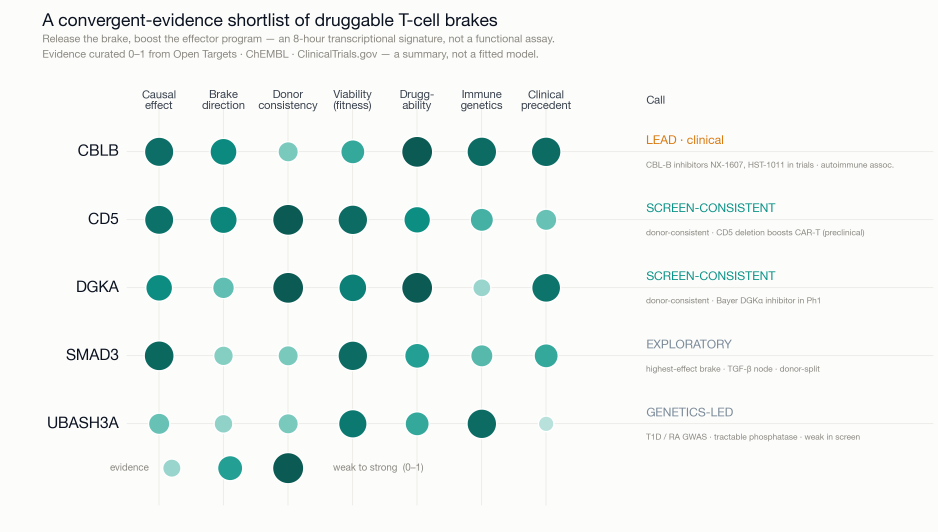
#> input picture deliverables/figures/target_matrix.png, 2814 x 1596 px (shown at 1/3 size)
$ python figure_onepager.py
#> lines starting #> are read from the running program, lines starting #| are printed output that depends on the picture
### pipeline/figstyle.py
"""figstyle.py — the shared BRAKEPOINT *dark* visual language for every data figure.

All four figure scripts (`figure_significance`, `figure_targets`, `figure_evidence`,
`figure_causal_map`) import this module so the whole set reads as one premium, dark,
glowing system — the same language as the animated video's ``MapScene`` and the dark
landing page (`deliverables/_remotion/src/theme.ts`).

What it provides
----------------
* ``PALETTE`` / named colour constants (near-black teal background, teal machinery,
  amber candidates, ink/body/muted text, hairlines).
* :func:`apply_rc` — one call to set every rcParam (fonts, spines, ticks, faint grid,
  dark save background).
* :func:`dark_figure` — a figure+axes with the subtle radial glow already painted and a
  transparent plotting axes so the glow shows through.
* :func:`radial_glow` — paints the teal(upper-left)/amber(upper-right) glow on any figure.
* marker helpers (:func:`marker`, :func:`bulk_cloud`) and :func:`title_block`.

Fonts
-----
Tries to register **Space Grotesk** (display/titles) and **Plus Jakarta Sans** (body).
If they are not on the system they are downloaded from the Google Fonts repo and static
weights are instantiated with fontTools. Any failure (offline, missing fontTools, …)
degrades silently to **DejaVu Sans** — this module never raises on import.
"""
from __future__ import annotations

import urllib.request
from pathlib import Path
from typing import Iterable, Sequence

import matplotlib

matplotlib.use("Agg")
import matplotlib.font_manager as fm  # noqa: E402
import matplotlib.pyplot as plt  # noqa: E402
import numpy as np  # noqa: E402
from matplotlib.patches import Rectangle  # noqa: E402

# ---------------------------------------------------------------------------
# palette  (mirrors deliverables/_remotion/src/theme.ts)
# ---------------------------------------------------------------------------
BG = "#0a1211"        # near-black teal page background
BG_PANEL = "#0c1614"  # slightly lifted panel fill (callout boxes)
INK = "#ffffff"       # titles
BODY = "#dbe7e3"      # body text
MUTED = "#8fa39d"     # subtitles / muted annotation

TEAL = "#2fd6bf"      # bright teal (accents)
TEAL_MID = "#0d9488"  # machinery / TCR marker fill
TEAL_DK = "#0b6b62"   # machinery deep / label ink
AMBER = "#f4b062"     # bright amber (accents)
AMBER_MID = "#d97a12" # candidate-brake marker fill
AMBER_DK = "#a85c08"  # candidate deep / label ink

BULK = "#6b7a76"      # faint gray bulk cloud
SPINE = "#3a4642"     # thin muted spines / ticks
HAIRLINE = (1.0, 1.0, 1.0, 0.10)  # rgba(255,255,255,0.10)
GRIDLINE = (1.0, 1.0, 1.0, 0.05)  # faint gridlines

# quadrant / band washes
AMBER_WASH = 0.06     # "enhance / positive" region
TEAL_WASH = 0.07      # "impair / negative" region
BULK_ALPHA = 0.28

PALETTE = {
    "bg": BG, "bg_panel": BG_PANEL, "ink": INK, "body": BODY, "muted": MUTED,
    "teal": TEAL, "teal_mid": TEAL_MID, "teal_dk": TEAL_DK,
    "amber": AMBER, "amber_mid": AMBER_MID, "amber_dk": AMBER_DK,
    "bulk": BULK, "spine": SPINE,
}

# ---------------------------------------------------------------------------
# fonts
# ---------------------------------------------------------------------------
_FONT_DIR = Path(__file__).resolve().parent / "_fonts"
_VAR_SOURCES = {
    "Space Grotesk":
        "https://raw.githubusercontent.com/google/fonts/main/ofl/spacegrotesk/SpaceGrotesk%5Bwght%5D.ttf",
    "Plus Jakarta Sans":
        "https://raw.githubusercontent.com/google/fonts/main/ofl/plusjakartasans/PlusJakartaSans%5Bwght%5D.ttf",
}
# RIBBI-safe weights: 400 (Regular) + 700 (Bold) both stay under the base family
# name, so matplotlib weight matching (normal/bold) works within one family.
_WEIGHTS = (400, 700)

DISP = "DejaVu Sans"  # display family (overwritten by _ensure_fonts on success)
SANS = "DejaVu Sans"  # body family


def _download(url: str, dest: Path) -> None:
    req = urllib.request.Request(url, headers={"User-Agent": "Mozilla/5.0 (figstyle)"})
    with urllib.request.urlopen(req, timeout=30) as r:  # noqa: S310 (trusted host)
        data = r.read()
    dest.write_bytes(data)


def _ensure_fonts() -> tuple[str, str]:
    """Register Space Grotesk + Plus Jakarta Sans; return (display, body) family
    names. Falls back to ('DejaVu Sans', 'DejaVu Sans') on any failure."""
    installed = {f.name for f in fm.fontManager.ttflist}
    if "Space Grotesk" in installed and "Plus Jakarta Sans" in installed:
        return "Space Grotesk", "Plus Jakarta Sans"
    try:
        from fontTools.ttLib import TTFont
        from fontTools.varLib.instancer import instantiateVariableFont

        _FONT_DIR.mkdir(parents=True, exist_ok=True)
        for fam, url in _VAR_SOURCES.items():
            slug = fam.replace(" ", "")
            var_path = _FONT_DIR / f"{slug}-var.ttf"
            if not var_path.exists():
                _download(url, var_path)
            for w in _WEIGHTS:
                static_path = _FONT_DIR / f"{slug}-{w}.ttf"
                if not static_path.exists():
                    f = TTFont(str(var_path))
                    instantiateVariableFont(f, {"wght": w}, inplace=True,
                                            updateFontNames=True)
                    try:
                        f["OS/2"].usWeightClass = w
                    except Exception:
                        pass
                    f.save(str(static_path))
                    f.close()
                fm.fontManager.addfont(str(static_path))
        names = {f.name for f in fm.fontManager.ttflist}
        disp = "Space Grotesk" if "Space Grotesk" in names else "DejaVu Sans"
        body = "Plus Jakarta Sans" if "Plus Jakarta Sans" in names else "DejaVu Sans"
        return disp, body
    except Exception as exc:  # pragma: no cover - network/env dependent
        print(f"[figstyle] font setup failed ({exc!r}); using DejaVu Sans")
        return "DejaVu Sans", "DejaVu Sans"


# ---------------------------------------------------------------------------
# rcParams
# ---------------------------------------------------------------------------
def apply_rc() -> None:
    """Install the dark rcParams. Idempotent; safe to call from every script."""
    global DISP, SANS
    DISP, SANS = _ensure_fonts()
    # Use an EXPLICIT concrete-name family list (not the generic "sans-serif")
    # so matplotlib's per-glyph fallback traverses it and reaches DejaVu Sans for
    # glyphs the brand fonts lack (α, β, ⁺, …) instead of drawing a tofu box.
    plt.rcParams.update({
        "font.family": [SANS, "DejaVu Sans"],
        "font.sans-serif": [SANS, DISP, "DejaVu Sans"],
        "svg.fonttype": "none",
        "figure.facecolor": BG,
        "savefig.facecolor": BG,
        "axes.facecolor": "none",     # transparent so the glow shows through
        "axes.edgecolor": SPINE,
        "axes.labelcolor": BODY,
        "text.color": BODY,
        "xtick.color": MUTED,
        "ytick.color": MUTED,
        "xtick.labelcolor": MUTED,
        "ytick.labelcolor": MUTED,
        "axes.linewidth": 1.0,
        "grid.color": "#ffffff",
        "grid.alpha": 0.05,
        "grid.linewidth": 0.8,
        "legend.frameon": True,
        "legend.framealpha": 0.0,
    })


# ---------------------------------------------------------------------------
# radial glow background
# ---------------------------------------------------------------------------
def _blob(res: int, cx: float, cy: float, rad: float, rgb: tuple[int, int, int],
          amax: float) -> np.ndarray:
    """RGBA image (origin='upper') with a soft radial alpha falloff centred at
    (cx, cy) in figure-fraction coords (y measured from the TOP)."""
    yy, xx = np.mgrid[0:res, 0:res] / float(res - 1)
    d = np.sqrt((xx - cx) ** 2 + (yy - cy) ** 2)
    a = np.clip(1.0 - d / rad, 0.0, 1.0) ** 2 * amax
    img = np.zeros((res, res, 4), dtype=float)
    img[..., 0] = rgb[0] / 255.0
    img[..., 1] = rgb[1] / 255.0
    img[..., 2] = rgb[2] / 255.0
    img[..., 3] = a
    return img


def radial_glow(fig, teal_a: float = 0.10, amber_a: float = 0.06,
                res: int = 420) -> None:
    """Paint the subtle teal(upper-left)/amber(upper-right) glow behind everything."""
    bg = fig.add_axes([0, 0, 1, 1], zorder=-100)
    bg.set_xlim(0, 1)
    bg.set_ylim(0, 1)
    bg.axis("off")
    bg.add_patch(Rectangle((0, 0), 1, 1, color=BG, zorder=-101))
    bg.imshow(_blob(res, 0.10, 0.12, 0.85, (13, 148, 136), teal_a),
              extent=[0, 1, 0, 1], origin="upper", zorder=-100,
              interpolation="bilinear", aspect="auto")
    bg.imshow(_blob(res, 0.90, 0.10, 0.80, (217, 122, 18), amber_a),
              extent=[0, 1, 0, 1], origin="upper", zorder=-100,
              interpolation="bilinear", aspect="auto")


# [77 lines left out: functions dark_figure, style_axes, marker, bulk_cloud, panel_box, title_block, not called in this run]


__all__ = [
    "PALETTE", "BG", "BG_PANEL", "INK", "BODY", "MUTED", "TEAL", "TEAL_MID",
    "TEAL_DK", "AMBER", "AMBER_MID", "AMBER_DK", "BULK", "SPINE", "HAIRLINE",
    "GRIDLINE", "AMBER_WASH", "TEAL_WASH", "BULK_ALPHA", "DISP", "SANS",
    "apply_rc", "radial_glow", "dark_figure", "style_axes", "marker",
    "bulk_cloud", "panel_box", "title_block",
]

### pipeline/figure_onepager.py
"""figure_onepager.py — the BRAKEPOINT one-pager summary poster (DARK premium style).

A tall portrait poster that composites the already-regenerated DARK sub-figures
(`target_matrix.png` — the convergent-evidence centerpiece — and
`donor_consistency.png` — the donor scatter) and wraps them in the shared
BRAKEPOINT visual language from :mod:`figstyle` (near-black teal background,
teal/amber palette, Space Grotesk / Plus Jakarta Sans with DejaVu fallback,
subtle radial glow).

We do NOT re-plot any data here: the panels are the exact standalone figures, so
the poster stays in lock-step with the rest of the figure set. Everything else is
type + honest framing that mirrors the live landing page (`deliverables/index.html`)
and the written summary (`deliverables/summary.md`).

Run:  python3 figure_onepager.py
Outputs: ../deliverables/figures/brakepoint_onepager.{png,svg}
"""
from __future__ import annotations

from pathlib import Path

from matplotlib.patches import FancyBboxPatch

import figstyle

# ---------------------------------------------------------------------------
# canvas
# ---------------------------------------------------------------------------
W_IN, H_IN, DPI = 16.0, 26.4, 200          # -> 3200 x 5280 px portrait poster
ASPECT = W_IN / H_IN                        # inches width / height

XL, XR = 0.045, 0.955                       # content left / right (figure frac)
CW = XR - XL


def _stacks():
    disp = [figstyle.DISP, figstyle.SANS, "DejaVu Sans"]
    sans = [figstyle.SANS, "DejaVu Sans"]
    return disp, sans


# ---------------------------------------------------------------------------
# helpers (all coords are "T from top" in figure fraction; y_mpl = 1 - T)
# ---------------------------------------------------------------------------
def _card(ax, x, T_top, w, h, *, fill=figstyle.BG_PANEL, ec=figstyle.HAIRLINE,
          lw=1.4, radius=0.010, z=2):
    """Rounded card on the given (data 0..1) axes; T_top is distance from top."""
    b = 1.0 - T_top - h
    box = FancyBboxPatch(
        (x, b), w, h,
        boxstyle=f"round,pad=0,rounding_size={radius}",
        fc=fill, ec=ec, lw=lw, zorder=z, mutation_aspect=ASPECT,
    )
    ax.add_patch(box)


def _text(ax, x, T, s, size, color, family, *, weight="normal", ha="left",
          va="top", z=25, alpha=1.0, spacing=1.05):
    return ax.text(x, 1.0 - T, s, fontsize=size, color=color, family=family,
                   fontweight=weight, ha=ha, va=va, zorder=z, alpha=alpha,
                   linespacing=spacing)


def _rich(fig, ax, x, T, segments, size, family, *, weight="normal", va="top", z=25):
    """Left-aligned run of coloured (text, colour) segments, measured with the
    Agg renderer so the words butt up cleanly regardless of font."""
    r = fig.canvas.get_renderer()
    Wpx = fig.get_size_inches()[0] * fig.dpi
    cur = x
    y = 1.0 - T
    for text, color in segments:
        t = ax.text(cur, y, text, fontsize=size, color=color, family=family,
                    fontweight=weight, ha="left", va=va, zorder=z)
        cur += t.get_window_extent(renderer=r).width / Wpx
    return cur


def _place_image(fig, back_ax, path, x, T_top, w, *, z=6, pad=0.006,
                 card_fill=figstyle.BG):
    """Composite a sub-figure PNG at (x, T_top) with width `w`; height is derived
    to preserve the image's aspect ratio (no distortion). A hairline card frames
    it. Returns the bottom edge (T from top) of the framed card."""
    img = figstyle.plt.imread(str(path))
    ih, iw = img.shape[0], img.shape[1]
    h = w * ASPECT * (ih / iw)              # frac height that preserves aspect
    _card(back_ax, x - pad, T_top - pad, w + 2 * pad, h + 2 * pad,
          fill=card_fill, z=3)
    b = 1.0 - T_top - h
    imax = fig.add_axes([x, b, w, h], zorder=z)
    imax.imshow(img, aspect="auto", interpolation="lanczos")
    imax.axis("off")
    return T_top + h + pad


def _dot(ax, x, T, color, *, size=90, z=26):
    ax.scatter([x], [1.0 - T], s=size, c=color, edgecolors="white",
               linewidths=1.4, zorder=z)


# ---------------------------------------------------------------------------
# build
# ---------------------------------------------------------------------------
def build(out_png: str, out_svg: str) -> None:
    figstyle.apply_rc()
#> (the call stopped at in _download, `with urllib.request.urlopen(req, timeout=30) as r:`: the network is not available in this run)
    disp, sans = _stacks()

    fig = figstyle.plt.figure(figsize=(W_IN, H_IN), dpi=DPI)
    fig.patch.set_facecolor(figstyle.BG)
    figstyle.radial_glow(fig, teal_a=0.13, amber_a=0.09)

    # back layer (cards, dividers) below composited images
    back = fig.add_axes([0, 0, 1, 1], zorder=2)
    back.set_xlim(0, 1); back.set_ylim(0, 1); back.axis("off")
    # front layer (all type) above everything
    front = fig.add_axes([0, 0, 1, 1], zorder=25)
    front.set_xlim(0, 1); front.set_ylim(0, 1); front.axis("off")

    figs_dir = Path(out_png).resolve().parent

    # ---- header / eyebrow -------------------------------------------------
    _rich(fig, front, XL, 0.020,
          [("B R A K E P O I N T", figstyle.TEAL),
           ("   ·   Built with Claude · Life Sciences (research track)", figstyle.MUTED)],
          15.5, disp, weight="bold")
    _text(front, XR, 0.020, "Public CD4⁺ T-cell CRISPRi screen · Marson + Pritchard",
          15.5, figstyle.MUTED, sans, ha="right")

    # ---- hero headline ----------------------------------------------------
    hl_size, hl_dt, hl0 = 52, 0.0290, 0.055
    _rich(fig, front, XL, hl0,
          [("A genome-scale ", figstyle.INK),
           ("discovery", figstyle.AMBER)],
          hl_size, disp, weight="bold")
    _rich(fig, front, XL, hl0 + hl_dt,
          [("engine", figstyle.AMBER),
           (" for next-generation", figstyle.INK)],
          hl_size, disp, weight="bold")
    _text(front, XL, hl0 + 2 * hl_dt, "cancer-immunotherapy targets.",
          hl_size, figstyle.INK, disp, weight="bold")

    # brake-metaphor subline
    _rich(fig, front, XL, hl0 + 3 * hl_dt + 0.008,
          [("Immunotherapy works by cutting the ", figstyle.BODY),
           ("brakes", figstyle.AMBER),
           (" off a T cell — Brakepoint hunts the rest.", figstyle.BODY)],
          19.5, sans)

    # ---- sub-lead (bold sell) ---------------------------------------------
    lead_T, lead_dt, ls = 0.180, 0.0145, 15.5
    _rich(fig, front, XL, lead_T,
          [("Brakepoint reads ", figstyle.BODY),
           ("2.6M", figstyle.INK),
           (" human T cells and ", figstyle.BODY),
           ("12,449", figstyle.INK),
           (" gene shutoffs as one experiment.", figstyle.BODY)], ls, sans)
    _text(front, XL, lead_T + lead_dt,
          "It scores each shutoff by impact and direction — a stronger or weaker T cell —",
          ls, figstyle.BODY, sans)
    _text(front, XL, lead_T + 2 * lead_dt,
          "splitting real drug targets from the machinery a cell needs to survive.",
          ls, figstyle.BODY, sans)
    _rich(fig, front, XL, lead_T + 3 * lead_dt,
          [("With zero prior hints it rediscovered ", figstyle.BODY),
           ("CBLB", figstyle.AMBER),
           (" — then surfaced four more candidates.", figstyle.BODY)], ls, sans)

    # ---- stat tiles -------------------------------------------------------
    tiles = [
        ("2.6M", "single human T cells, read at once", figstyle.INK),
        ("12,449", "gene shutoffs across the genome", figstyle.INK),
        ("CBLB", "rediscovered blind, from raw data", figstyle.AMBER),
    ]
    tile_T, tile_h, tgap = 0.252, 0.056, 0.018
    tile_w = (CW - 2 * tgap) / 3.0
    for i, (num, lab, ncol) in enumerate(tiles):
        tx = XL + i * (tile_w + tgap)
        _card(back, tx, tile_T, tile_w, tile_h, z=3)
        _text(front, tx + 0.016, tile_T + 0.011, num, 34, ncol, disp, weight="bold")
        _text(front, tx + 0.016, tile_T + tile_h - 0.010, lab, 13.5,
              figstyle.MUTED, sans, va="bottom", spacing=1.15)

    # ---- centerpiece: convergent-evidence matrix --------------------------
    mat_bot = _place_image(fig, back, figs_dir / "target_matrix.png",
                           XL, 0.330, CW, z=6)
#> in _place_image, img is the input picture: shape (1596, 2814, 4) float32; mean R, G, B, A 0.954, 0.969, 0.966, 1
#> mat_bot = 0.649

    # ---- bottom row: CBLB lead panel (left) + donor scatter (right) -------
    row_T = mat_bot + 0.026
#> row_T = 0.675
    donor_w = 0.395
    donor_x = XR - donor_w
    donor_bot = _place_image(fig, back, figs_dir / "donor_consistency.png",
                             donor_x, row_T, donor_w, z=6)
#> call 2 of _place_image, with x = 0.56, T_top = 0.675, w = 0.395, z = 6, pad = 0.006, card_fill = '#0a1211'
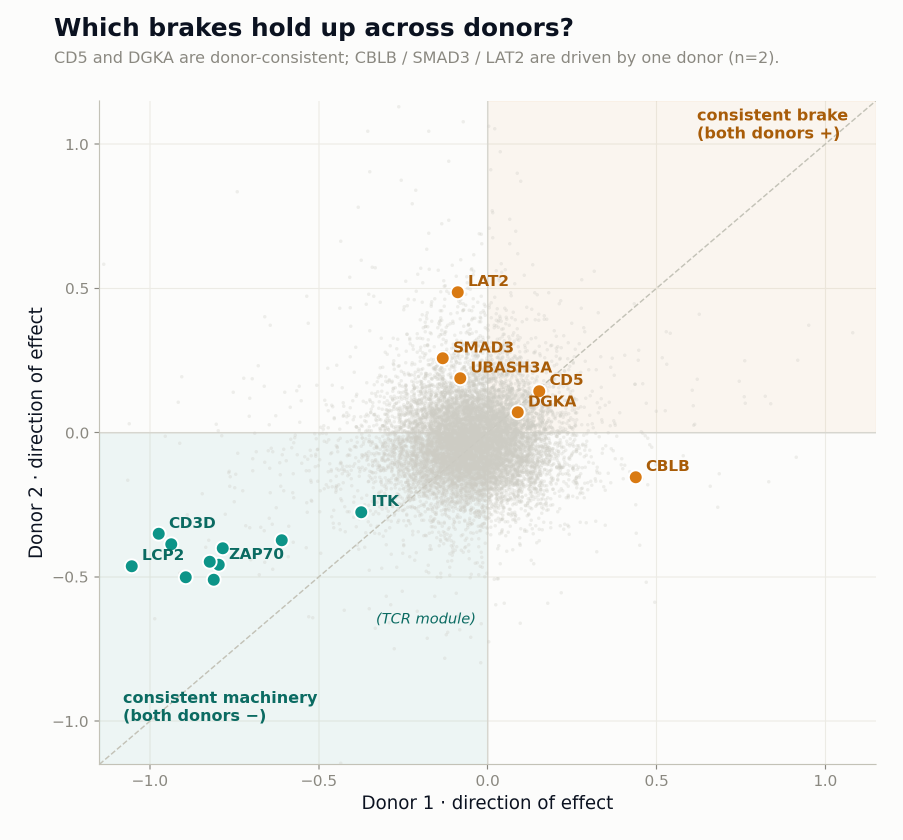
#> input picture deliverables/figures/donor_consistency.png, 1806 x 1680 px (shown at 1/2 size)
#> in _place_image, img is the input picture: shape (1680, 1806, 4) float32; mean R, G, B, A 0.966, 0.971, 0.958, 1
#> donor_bot = 0.903

    lead_x, lead_w = XL, (donor_x - 0.028) - XL
    lead_h = donor_bot - row_T
#> lead_h = 0.229
    _card(back, lead_x, row_T, lead_w, lead_h, z=3)
    px, py = lead_x + 0.020, row_T + 0.020
#> px = 0.065; py = 0.695
    _text(front, px, py, "THE PROOF · CBLB", 13, figstyle.AMBER, disp,
          weight="bold")
    _text(front, px, py + 0.024, "Found blind. Now in the clinic.", 24,
          figstyle.INK, disp, weight="bold")
    bullets = [
        (figstyle.TEAL, "Surfaced from the raw genome-scale",
         "ranking — with zero prior hints."),
        (figstyle.TEAL, "Pharma is already in the clinic here:",
         "NX-1607 (Ph1), HST-1011 (Ph1/2)."),
        (figstyle.AMBER, "Release this E3-ligase brake and",
         "the T cell fights harder."),
    ]
    by = py + 0.070
#> by = 0.765
    for col, l1, l2 in bullets:
        _dot(front, px + 0.006, by + 0.004, col, size=95)
        _text(front, px + 0.022, by, l1, 14.5, figstyle.BODY, sans)
        _text(front, px + 0.022, by + 0.0165, l2, 14.5, figstyle.BODY, sans)
        by += 0.050
#> after the loop, by = 0.915

    # ---- payoff / sell footer band ----------------------------------------
    foot_T = donor_bot + 0.022
#> foot_T = 0.925
    foot_h = 0.980 - foot_T
#> foot_h = 0.0545
    _card(back, XL, foot_T, CW, foot_h, fill=figstyle.BG_PANEL, z=3)
    fx, fy = XL + 0.022, foot_T + 0.014
#> fx = 0.067; fy = 0.939
    _text(front, fx, fy, "THE PAYOFF · AN AI-NATIVE DISCOVERY BLUEPRINT", 13,
          figstyle.TEAL, disp, weight="bold")

    col2_x = XL + CW * 0.500
    row0 = fy + 0.020
#> row0 = 0.959
    row_dt = 0.014
    # confident sell chips — 2 left + 2 right (one forward line, right/bottom)
    left_items = [
        (figstyle.TEAL, [("Five candidates: ", figstyle.BODY),
                         ("CBLB", figstyle.AMBER),
                         (", CD5, DGKA, SMAD3, UBASH3A.", figstyle.BODY)]),
        (figstyle.TEAL, [("One week, one person · NVIDIA DGX Spark · Claude Science.",
                          figstyle.BODY)]),
    ]
    right_items = [
        (figstyle.TEAL, [("Reproducible from one command — caught its own math bug.",
                          figstyle.BODY)]),
        (figstyle.AMBER, [("Candidate targets — ready to test, not finished drugs.",
                           figstyle.BODY)]),
    ]

    def _footcol(items, x0):
        for i, (col, segs) in enumerate(items):
            yy = row0 + i * row_dt
            _dot(front, x0 + 0.006, yy + 0.004, col, size=80)
            _rich(fig, front, x0 + 0.022, yy, segs, 13.5, sans)

    _footcol(left_items, fx)
    _footcol(right_items, col2_x)

    # data credit + author / contact (full-width)
    cred_y = row0 + 2 * row_dt + 0.002
#> cred_y = 0.989
    _text(front, fx, cred_y,
          "Data: public Marson lab (Gladstone) + Pritchard lab (Stanford) CRISPRi "
          "screen · bioRxiv 10.64898/2025.12.23.696273",
          12.5, figstyle.MUTED, sans)
    _rich(fig, front, fx, cred_y + 0.0145,
          [("Chengchen (Sam) Duan", figstyle.INK),
           ("   ·   duanchengchen@gmail.com   ·   github.com/duanchengchen-oss",
            figstyle.MUTED)], 13.5, sans)

    fig.savefig(out_png, dpi=DPI, facecolor=figstyle.BG)
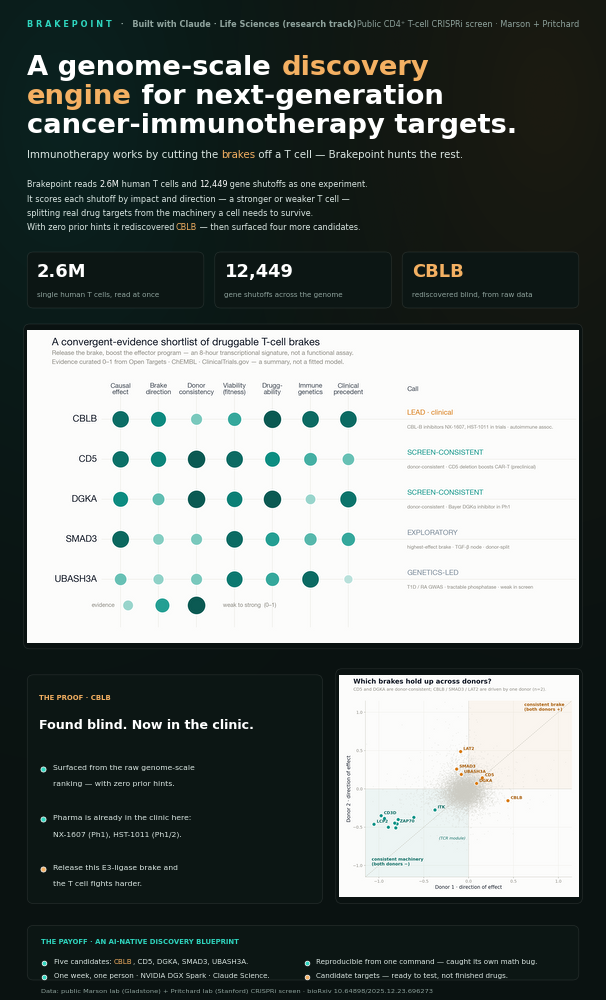
#> figure drawn by matplotlib, 5 panels
    fig.savefig(out_svg, facecolor=figstyle.BG)
    figstyle.plt.close(fig)
    print("wrote", out_png, "+", out_svg)


if __name__ == "__main__":
    import argparse

    ap = argparse.ArgumentParser()
    ap.add_argument("--png", default="../deliverables/figures/brakepoint_onepager.png")
    ap.add_argument("--svg", default="../deliverables/figures/brakepoint_onepager.svg")
    a = ap.parse_args()
    build(a.png, a.svg)
